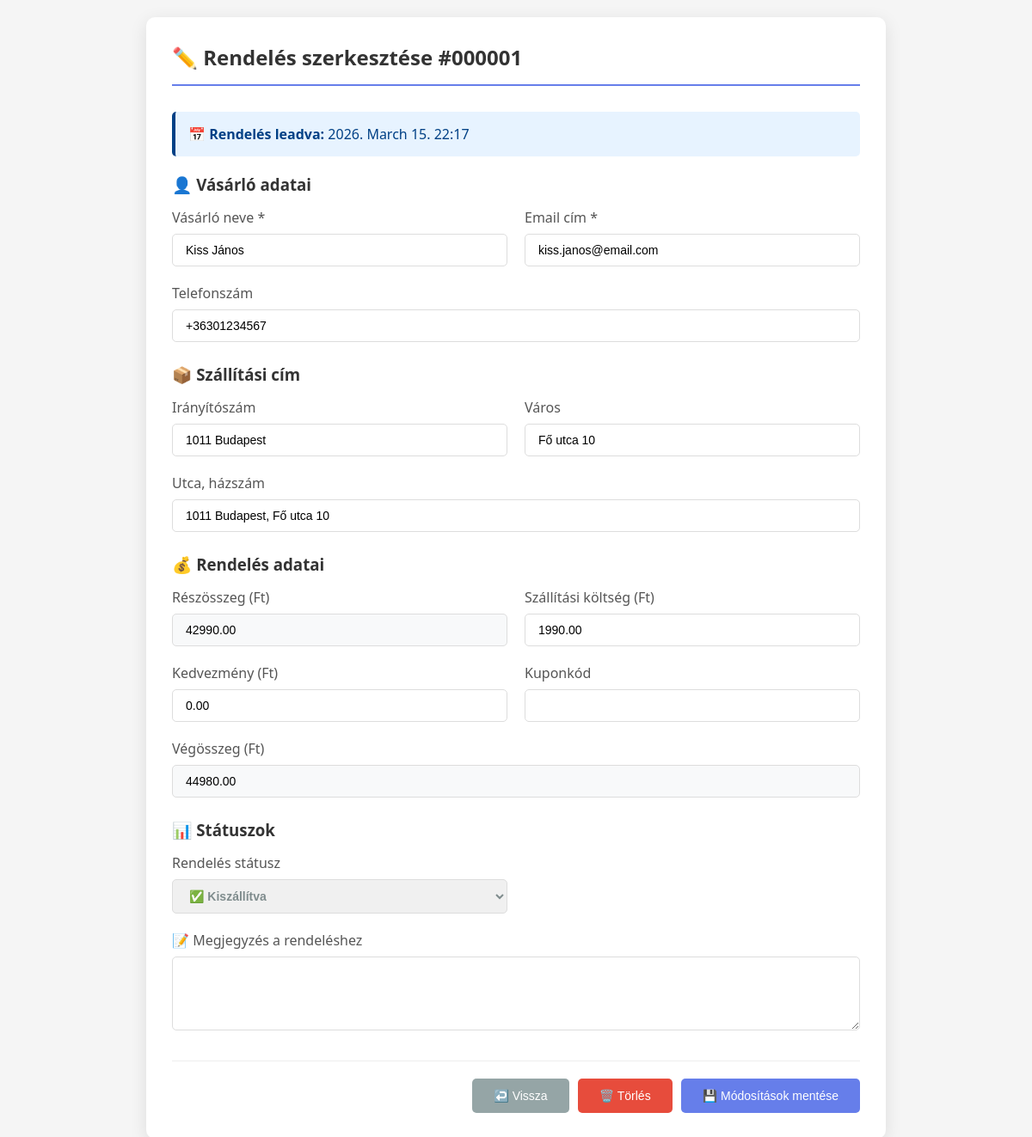
/edit-order.php?id=1 (signed in), run on the app's committed database.
### tables this page shows
CREATE TABLE `orders` (
  `id` int(11) NOT NULL,
  `user_id` int(11) DEFAULT NULL,
  `order_number` varchar(50) NOT NULL,
  `customer_name` varchar(100) NOT NULL,
  `customer_email` varchar(100) NOT NULL,
  `customer_phone` varchar(20) DEFAULT NULL,
  `shipping_address` text NOT NULL,
  `billing_address` text DEFAULT NULL,
  `shipping_method` varchar(50) DEFAULT NULL,
  `payment_method` varchar(50) DEFAULT NULL,
  `subtotal` decimal(10,2) NOT NULL,
  `shipping_cost` decimal(10,2) DEFAULT 0.00,
  `discount` decimal(10,2) DEFAULT 0.00,
  `tax` decimal(10,2) DEFAULT 0.00,
  `total_amount` decimal(10,2) NOT NULL,
  `coupon_code` varchar(50) DEFAULT NULL,
  `notes` text DEFAULT NULL,
  `status` enum('pending','processing','shipped','delivered','cancelled','refunded') DEFAULT 'pending',
  `payment_status` enum('pending','paid','failed','refunded') DEFAULT 'pending',
  `shipping_status` enum('pending','processing','shipped','delivered') DEFAULT 'pending',
  `ip_address` varchar(45) DEFAULT NULL,
  `user_agent` text DEFAULT NULL,
  `created_at` timestamp NOT NULL DEFAULT current_timestamp(),
  `updated_at` timestamp NOT NULL DEFAULT current_timestamp() ON UPDATE current_timestamp()
);

### edit-order.php (the view, shortened to what this page needs)
<?php
require_once 'database.php';
$orderId = $_GET['order_id'] ?? $_GET['id'] ?? 0;
$stmt = $pdo->prepare("SELECT * FROM orders WHERE id = ?");
$stmt->execute([$orderId]);
$order = $stmt->fetch(PDO::FETCH_ASSOC);
$shipping_address = $order['shipping_address'] ?? '';
$address_parts = explode(',', $shipping_address);
$zip = trim($address_parts[0] ?? '');
$city = trim($address_parts[1] ?? '');
$street = trim($address_parts[2] ?? $shipping_address);
?>
<!DOCTYPE html>
<html lang="hu">
<head>
</head>
<body>
    <div class="edit-container">
        <h2>✏️ Rendelés szerkesztése #<?php echo str_pad($order['id'], 6, '0', STR_PAD_LEFT); ?></h2>
        <div class="info-box">
            <strong>📅 Rendelés leadva:</strong> <?php echo date('Y. F j. H:i', strtotime($order['created_at'])); ?>
        </div>
        <form method="POST" action="save-order-changes.php" id="editOrderForm">
            <h3 style="color: #333; margin-bottom: 15px;">👤 Vásárló adatai</h3>
            <div class="form-row">
                <div class="form-group">
                    <label>Vásárló neve *</label>
                    <input type="text" name="customer_name" value="<?php echo htmlspecialchars($order['customer_name'] ?? ''); ?>" required>
                </div>
                <div class="form-group">
                    <label>Email cím *</label>
                    <input type="email" name="customer_email" value="<?php echo htmlspecialchars($order['customer_email'] ?? ''); ?>" required>
                </div>
            </div>
            <div class="form-group">
                <label>Telefonszám</label>
                <input type="tel" name="customer_phone" value="<?php echo htmlspecialchars($order['customer_phone'] ?? ''); ?>">
            </div>
            <h3 style="color: #333; margin: 25px 0 15px;">📦 Szállítási cím</h3>
            <div class="form-row">
                <div class="form-group">
                    <label>Irányítószám</label>
                    <input type="text" name="shipping_zip" value="<?php echo htmlspecialchars($zip); ?>">
                </div>
                <div class="form-group">
                    <label>Város</label>
                    <input type="text" name="shipping_city" value="<?php echo htmlspecialchars($city); ?>">
                </div>
            </div>
            <div class="form-group">
                <label>Utca, házszám</label>
                <input type="text" name="shipping_street" value="<?php echo htmlspecialchars($street); ?>">
            </div>
            <h3 style="color: #333; margin: 25px 0 15px;">💰 Rendelés adatai</h3>
            <div class="form-row">
                <div class="form-group">
                    <label>Részösszeg (Ft)</label>
                    <input type="number" name="subtotal" value="<?php echo $order['subtotal'] ?? 0; ?>" step="1" class="readonly-field" readonly>
                </div>
                <div class="form-group">
                    <label>Szállítási költség (Ft)</label>
                    <input type="number" name="shipping_cost" value="<?php echo $order['shipping_cost'] ?? 0; ?>" step="1">
                </div>
            </div>
            <div class="form-row">
                <div class="form-group">
                    <label>Kedvezmény (Ft)</label>
                    <input type="number" name="discount" value="<?php echo $order['discount'] ?? 0; ?>" step="1">
                </div>
                <div class="form-group">
                    <label>Kuponkód</label>
                    <input type="text" name="coupon_code" value="<?php echo htmlspecialchars($order['coupon_code'] ?? ''); ?>">
                </div>
            </div>
            <div class="form-group">
                <label>Végösszeg (Ft)</label>
                <input type="number" name="total_amount" value="<?php echo $order['total_amount'] ?? 0; ?>" step="1" class="readonly-field" readonly>
            </div>
            <h3 style="color: #333; margin: 25px 0 15px;">📊 Státuszok</h3>
            <div class="form-row">
                <div class="form-group">
                    <label>Rendelés státusz</label>
                    <select name="status" class="status-select status-<?php echo $order['status']; ?>">
                        <option value="delivered" <?php echo $order['status'] == 'delivered' ? 'selected' : ''; ?>>✅ Kiszállítva</option>
                    </select>
                </div>
            </div>
            <div class="form-group">
                <label>📝 Megjegyzés a rendeléshez</label>
                <textarea name="notes" rows="4"><?php echo htmlspecialchars($order['notes'] ?? ''); ?></textarea>
            </div>
            <div class="button-group">
                <button type="button" class="btn btn-secondary" onclick="window.location.href='dashboard.php'">↩️ Vissza</button>
                <button type="button" class="btn btn-danger" onclick="deleteOrder(<?php echo $order['id']; ?>)">🗑️ Törlés</button>
                <button type="submit" class="btn btn-primary">💾 Módosítások mentése</button>
            </div>
        </form>
    </div>
</body>
</html>

### edit-order.php (style rules this page uses)
body { font-family: 'Segoe UI', Tahoma, Geneva, Verdana, sans-serif; background: #f5f5f5; margin: 0; padding: 20px; }
.edit-container { max-width: 800px; margin: 0 auto; background: white; border-radius: 10px; box-shadow: 0 5px 20px rgba(0,0,0,0.1); padding: 30px; }
h2 { color: #333; margin-top: 0; margin-bottom: 30px; padding-bottom: 15px; border-bottom: 2px solid #667eea; }
.form-group { margin-bottom: 20px; }
.form-group label { display: block; margin-bottom: 8px; color: #555; font-weight: 500; }
.form-group input, .form-group select, .form-group textarea { width: 100%; padding: 10px 15px; border: 1px solid #ddd; border-radius: 5px; font-size: 14px; transition: all 0.3s ease; box-sizing: border-box; }
.form-row { display: grid; grid-template-columns: 1fr 1fr; gap: 20px; }
.status-select { padding: 10px; border-radius: 5px; font-weight: bold; }
.status-delivered { background: #f0f0f0; color: #7f8c8d; }
.button-group { display: flex; gap: 10px; justify-content: flex-end; margin-top: 30px; padding-top: 20px; border-top: 1px solid #eee; }
.btn { padding: 12px 25px; border: none; border-radius: 5px; cursor: pointer; font-size: 14px; font-weight: 500; transition: all 0.3s ease; }
.btn-primary { background: #667eea; color: white; }
.btn-secondary { background: #95a5a6; color: white; }
.btn-danger { background: #e74c3c; color: white; }
.readonly-field { background: #f8f9fa; cursor: not-allowed; }
.info-box { background: #e7f3ff; color: #004085; padding: 15px; border-radius: 5px; margin-bottom: 20px; border-left: 4px solid #004085; }

### data on the page
orders: id "000001", created_at "2026. March 15. 22:17", customer_name "Kiss János", customer_email "kiss.janos@email.com", customer_phone "+36301234567", shipping_zip "1011 Budapest", shipping_city "Fő utca 10", shipping_street "1011 Budapest, Fő utca 10", subtotal "42990.00", shipping_cost "1990.00", discount "0.00", total_amount "44980.00", status "✅ Kiszállítva"
